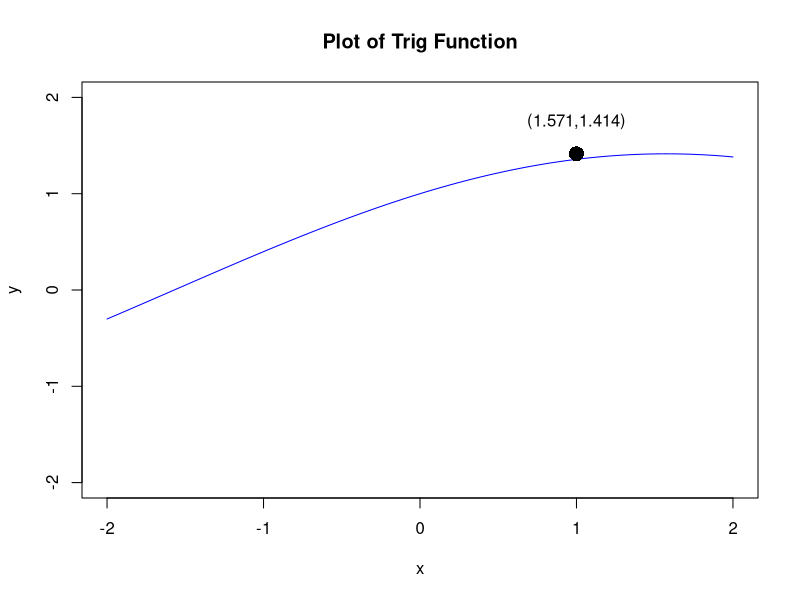
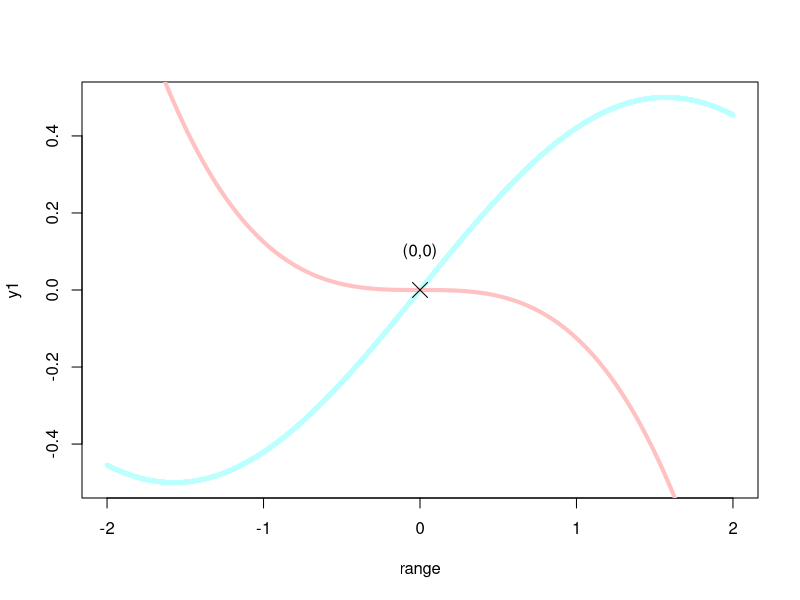
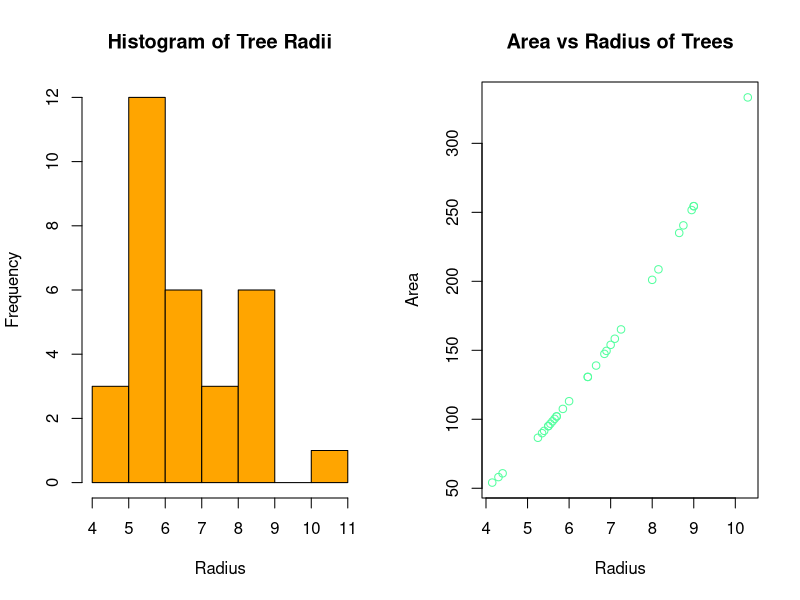
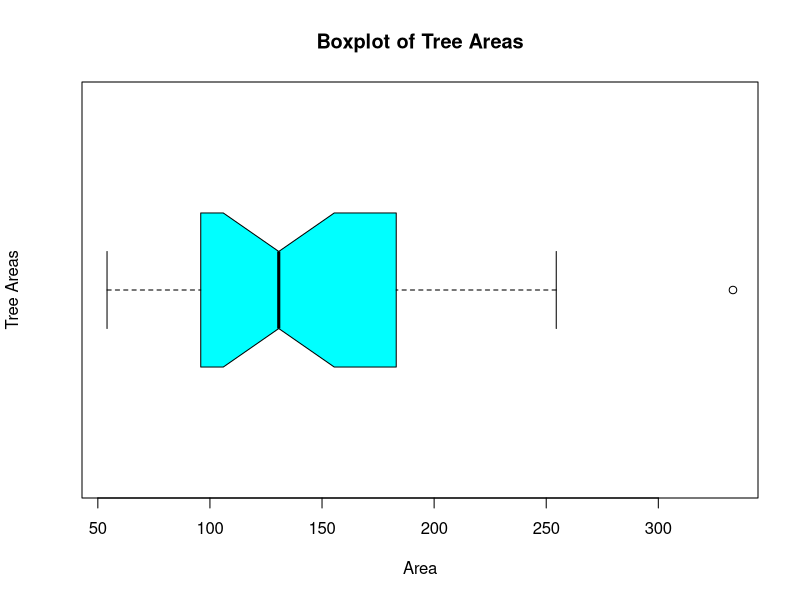
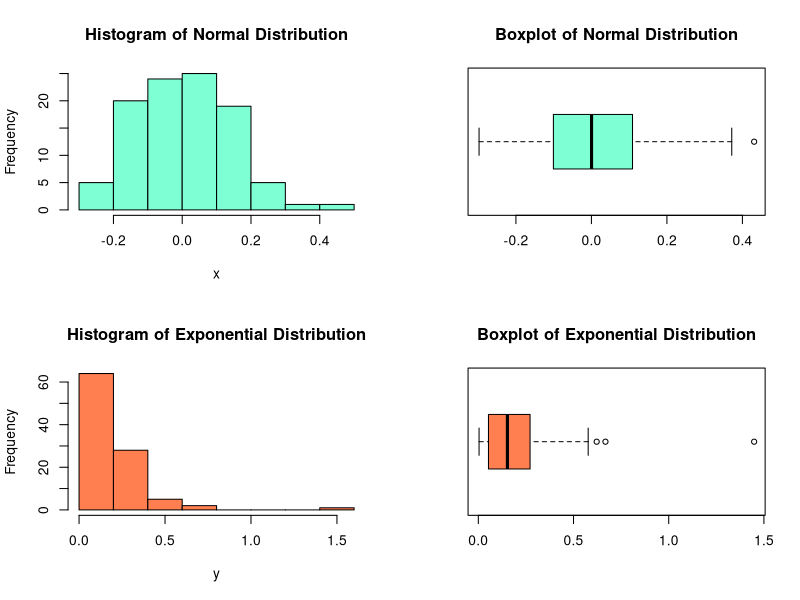
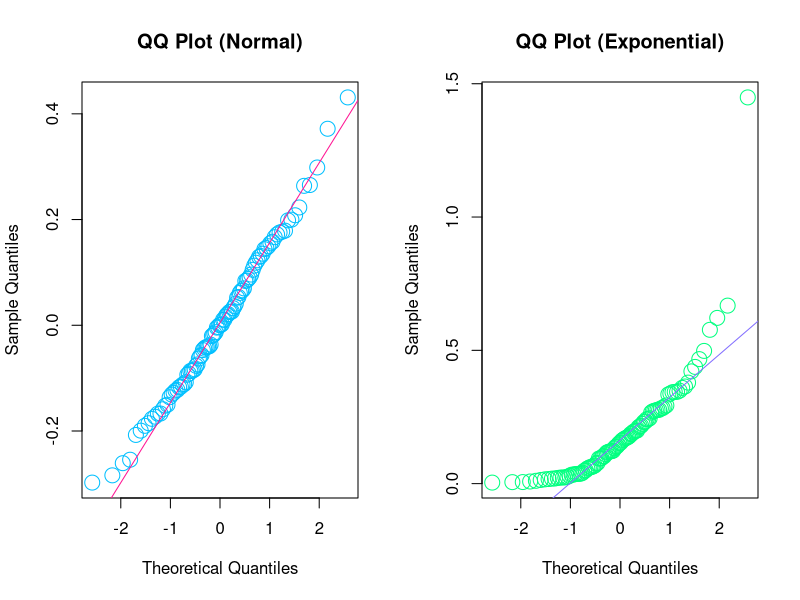

Reproduce these figures in R, in order.
## ---- chunk 1
# DO NOT ADD OR REVISE CODE HERE
knitr::opts_chunk$set(echo = TRUE, eval = TRUE)

## ---- chunk 2
v1 = seq(0,4,by=1)
v2 = 13
v3 = rep(c(2,-5.1,-23),3)
v4 = sum(7/42,3,35/42)
vector = c(v1,v2,v3,v4)
vector

## ---- chunk 3
vector_2 = sort(vector)
L = length(vector_2)
L
L_seq = seq(from=L,to=1,by=-1)
vector_3 = vector_2 + L_seq
vector_3

## ---- chunk 4
extract_v = c(vector_3[1],vector_3[16])
extract_v
not_extract_v = vector_3[2:15]
not_extract_v

## ---- chunk 5
vector_4 = append(extract_v,not_extract_v, after=1)
vector_4
round(sum(vector_4),digits=2)

## ---- chunk 6
trig_f = function(x){
  y = sin(x/2) + cos(x/2)
  return(y)
}

## ---- chunk 7
x = seq(from=-2,to=2,by=4/4000)
y = trig_f(x)
round(max(y),3)
x[which.max(y)]

## ---- chunk 8
plot(x,y,type="l",xlim=c(-2,2),ylim=c(-2,2),main="Plot of Trig Function",col="blue")
points(max(y),pch=16, cex=2)
text(1,1.75,labels = c("(1.571,1.414)"),cex=1)

## ---- chunk 9
range = seq(from=-2,to=2,by=4/4000)
y1 = cos(x/2)*sin(x/2)
y2 = -(range/2)^3

plot(range,y1, col="paleturquoise1",cex=0.5)
lines(range,y2,col="rosybrown1", lwd = 4)
points(0,0,pch=4, cex=2)
text(0,0.1,label="(0,0)")


## ---- chunk 10

data(trees)
str(trees)
apply(trees,2,median)
trees[which(trees==median(trees$Girth)),]

## ---- chunk 11
r = trees$Girth/2
area = pi*(r^2)
par(mfrow = c(1,2))
stem(r)
hist(r,col = "orange",main="Histogram of Tree Radii",xlab="Radius" )
plot(r,area, col="seagreen1",main="Area vs Radius of Trees",xlab="Radius",ylab="Area")
par(mfrow=c(1,1))

## ---- chunk 12
boxplot(area, col="cyan",horizontal = TRUE,notch=TRUE,main="Boxplot of Tree Areas",xlab="Area",ylab="Tree Areas")

## ---- chunk 13
boxplot.stats(area, coef=3.0)
trees[which(trees==max(trees$Girth)),]

## ---- chunk 14
set.seed(124)
y=rexp(n=100,rate=5.5)
set.seed(127)
x=rnorm(n=100,mean=0,sd=0.15)
object=cbind(x,y)
round(apply(object,2,IQR),4)

## ---- chunk 15
par(mfrow=c(2,2))
hist(x,col="aquamarine",main = "Histogram of Normal Distribution")
boxplot(x,horizontal = TRUE,col="aquamarine",main="Boxplot of Normal Distribution")
hist(y, col="coral",main="Histogram of Exponential Distribution")
boxplot(y,horizontal = TRUE,col="coral",main="Boxplot of Exponential Distribution")
par(mfrow=c(1,1))

## ---- chunk 16
par(mfrow=c(1,2))
qqnorm(x,col="deepskyblue",cex=2,main="QQ Plot (Normal)")
qqline(x,col="deeppink")
qqnorm(y,col="springgreen",cex=2,main="QQ Plot (Exponential)")
qqline(y,col="slateblue1")
outliers = function(x)
{
  out = 3*IQR(x)
  return(out)
  
}
x[x > outliers(x)] #no outliers in normal sample
y[y > outliers(y)] #2 outliers exponential sample

